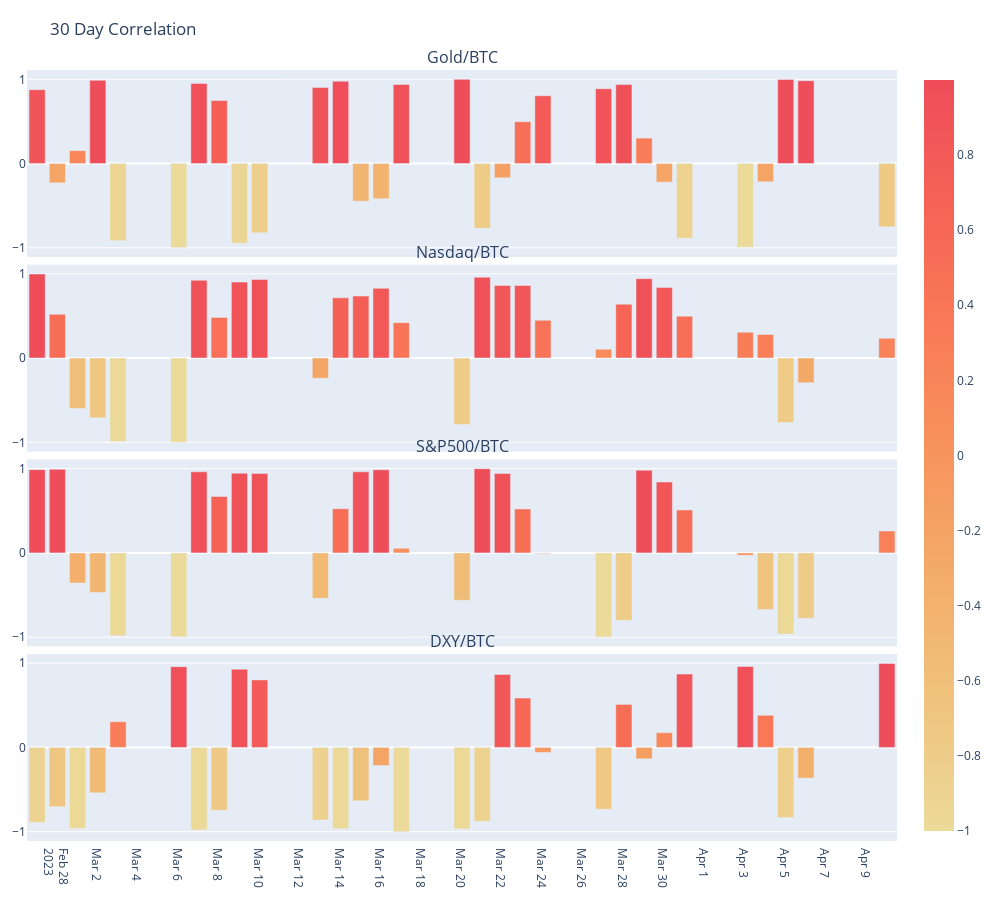

Notebook source saved alongside this figure:
### Code cell
from plotly.subplots import make_subplots
import plotly.graph_objects as go
merge=merge.tail(30)
fig = make_subplots(
    rows=4, cols=1,start_cell="bottom-left",shared_xaxes=True, vertical_spacing=0.01, row_heights=[0.04, 0.04,0.04,0.04],
    subplot_titles=("DXY/BTC", "S&P500/BTC", "Nasdaq/BTC", "Gold/BTC"))

fig.add_trace(go.Bar(x=merge['Date'], y=merge['DXY/BTC'],
                    marker=dict(color=merge['DXY/BTC'], coloraxis="coloraxis")),
              1, 1)
fig.add_trace(go.Bar(x=merge['Date'], y=merge['S&P500/BTC'],
                    marker=dict(color=merge['S&P500/BTC'], coloraxis="coloraxis")),
              2, 1)

fig.add_trace(go.Bar(x=merge['Date'], y=merge['Nasdaq/BTC'],
                    marker=dict(color=merge['Nasdaq/BTC'], coloraxis="coloraxis")),
              3, 1)

fig.add_trace(go.Bar(x=merge['Date'], y=merge['Gold/BTC'],
                    marker=dict(color=merge['Gold/BTC'], coloraxis="coloraxis")),
              4, 1)
fig.update_layout(
    margin=dict(l=20, r=20, t=70, b=20),
)
fig.update_layout(coloraxis=dict(colorscale='Oryel'), showlegend=False)
fig.update_yaxes(nticks=3)
fig.update_xaxes(nticks=25)
fig.update_layout(height=900, width=1000, title_text="30 Day Correlation")
fig.show()

fig.write_html("../static/corr.html")
